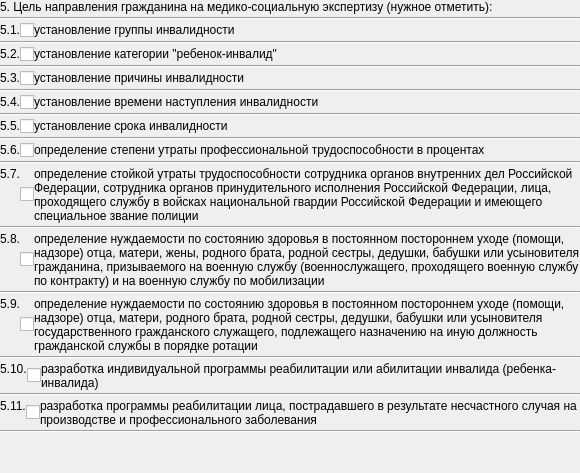
             <widget class="QFrame" name="frame1_2">
              <layout class="QGridLayout" name="gridLayout_19">
               <property name="horizontalSpacing">
                <number>1</number>
               </property>
               <property name="verticalSpacing">
                <number>3</number>
               </property>
               <property name="margin">
                <number>0</number>
               </property>
               <item row="25" column="0">
                <spacer name="verticalSpacer_5">
                 <property name="orientation">
                  <enum>Qt::Vertical</enum>
                 </property>
                 <property name="sizeHint" stdset="0">
                  <size>
                   <width>20</width>
                   <height>40</height>
                  </size>
                 </property>
                </spacer>
               </item>
               <item row="0" column="0" colspan="2">
                <widget class="QLabel" name="label_11">
                 <property name="sizePolicy">
                  <sizepolicy hsizetype="Preferred" vsizetype="Fixed">
                   <horstretch>0</horstretch>
                   <verstretch>0</verstretch>
                  </sizepolicy>
                 </property>
                 <property name="text">
                  <string>5. Цель направления гражданина на медико-социальную экспертизу (нужное отметить):</string>
                 </property>
                 <property name="alignment">
                  <set>Qt::AlignLeading|Qt::AlignLeft|Qt::AlignTop</set>
                 </property>
                </widget>
               </item>
               <item row="1" column="0" colspan="2">
                <widget class="Line" name="line_18">
                 <property name="orientation">
                  <enum>Qt::Horizontal</enum>
                 </property>
                </widget>
               </item>
               <item row="2" column="0" colspan="2">
                <layout class="QGridLayout" name="gridLayout_5">
                 <property name="verticalSpacing">
                  <number>0</number>
                 </property>
                 <item row="0" column="0">
                  <widget class="QLabel" name="label_12">
                   <property name="sizePolicy">
                    <sizepolicy hsizetype="Fixed" vsizetype="Preferred">
                     <horstretch>0</horstretch>
                     <verstretch>0</verstretch>
                    </sizepolicy>
                   </property>
                   <property name="text">
                    <string>5.1.</string>
                   </property>
                   <property name="alignment">
                    <set>Qt::AlignLeading|Qt::AlignLeft|Qt::AlignTop</set>
                   </property>
                  </widget>
                 </item>
                 <item row="0" column="1">
                  <widget class="QCheckBox" name="chkPurposeDirectionMSI51">
                   <property name="sizePolicy">
                    <sizepolicy hsizetype="Fixed" vsizetype="Fixed">
                     <horstretch>0</horstretch>
                     <verstretch>0</verstretch>
                    </sizepolicy>
                   </property>
                   <property name="text">
                    <string/>
                   </property>
                  </widget>
                 </item>
                 <item row="0" column="2">
                  <widget class="QLabel" name="lblPurposeDirectionMSI51">
                   <property name="text">
                    <string>установление группы инвалидности</string>
                   </property>
                   <property name="alignment">
                    <set>Qt::AlignLeading|Qt::AlignLeft|Qt::AlignTop</set>
                   </property>
                   <property name="wordWrap">
                    <bool>true</bool>
                   </property>
                  </widget>
                 </item>
                </layout>
               </item>
               <item row="3" column="0" colspan="2">
                <widget class="Line" name="line_7">
                 <property name="orientation">
                  <enum>Qt::Horizontal</enum>
                 </property>
                </widget>
               </item>
               <item row="13" column="0" colspan="2">
                <widget class="Line" name="line_12">
                 <property name="orientation">
                  <enum>Qt::Horizontal</enum>
                 </property>
                </widget>
               </item>
               <item row="6" column="0" colspan="2">
                <layout class="QGridLayout" name="gridLayout_6">
                 <property name="verticalSpacing">
                  <number>0</number>
                 </property>
                 <item row="0" column="0">
                  <widget class="QLabel" name="label_17">
                   <property name="sizePolicy">
                    <sizepolicy hsizetype="Fixed" vsizetype="Preferred">
                     <horstretch>0</horstretch>
                     <verstretch>0</verstretch>
                    </sizepolicy>
                   </property>
                   <property name="text">
                    <string>5.3.</string>
                   </property>
                   <property name="alignment">
                    <set>Qt::AlignLeading|Qt::AlignLeft|Qt::AlignTop</set>
                   </property>
                  </widget>
                 </item>
                 <item row="0" column="1">
                  <widget class="QCheckBox" name="chkPurposeDirectionMSI53">
                   <property name="sizePolicy">
                    <sizepolicy hsizetype="Fixed" vsizetype="Fixed">
                     <horstretch>0</horstretch>
                     <verstretch>0</verstretch>
                    </sizepolicy>
                   </property>
                   <property name="text">
                    <string/>
                   </property>
                  </widget>
                 </item>
                 <item row="0" column="2">
                  <widget class="QLabel" name="lblPurposeDirectionMSI53">
                   <property name="text">
                    <string>установление причины инвалидности</string>
                   </property>
                   <property name="alignment">
                    <set>Qt::AlignLeading|Qt::AlignLeft|Qt::AlignTop</set>
                   </property>
                   <property name="wordWrap">
                    <bool>true</bool>
                   </property>
                  </widget>
                 </item>
                </layout>
               </item>
               <item row="4" column="0" colspan="2">
                <layout class="QGridLayout" name="gridLayout_7">
                 <property name="verticalSpacing">
                  <number>0</number>
                 </property>
                 <item row="0" column="0">
                  <widget class="QLabel" name="label_15">
                   <property name="sizePolicy">
                    <sizepolicy hsizetype="Fixed" vsizetype="Preferred">
                     <horstretch>0</horstretch>
                     <verstretch>0</verstretch>
                    </sizepolicy>
                   </property>
                   <property name="text">
                    <string>5.2.</string>
                   </property>
                   <property name="alignment">
                    <set>Qt::AlignLeading|Qt::AlignLeft|Qt::AlignTop</set>
                   </property>
                  </widget>
                 </item>
                 <item row="0" column="1">
                  <widget class="QCheckBox" name="chkPurposeDirectionMSI52">
                   <property name="sizePolicy">
                    <sizepolicy hsizetype="Fixed" vsizetype="Fixed">
                     <horstretch>0</horstretch>
                     <verstretch>0</verstretch>
                    </sizepolicy>
                   </property>
                   <property name="text">
                    <string/>
                   </property>
                  </widget>
                 </item>
                 <item row="0" column="2">
                  <widget class="QLabel" name="lblPurposeDirectionMSI52">
                   <property name="text">
                    <string>установление категории &quot;ребенок-инвалид&quot;</string>
                   </property>
                   <property name="alignment">
                    <set>Qt::AlignLeading|Qt::AlignLeft|Qt::AlignTop</set>
                   </property>
                   <property name="wordWrap">
                    <bool>true</bool>
                   </property>
                  </widget>
                 </item>
                </layout>
               </item>
               <item row="21" column="0" colspan="2">
                <widget class="Line" name="line_19">
                 <property name="orientation">
                  <enum>Qt::Horizontal</enum>
                 </property>
                </widget>
               </item>
               <item row="18" column="0" colspan="2">
                <layout class="QGridLayout" name="gridLayout_12">
                 <property name="verticalSpacing">
                  <number>0</number>
                 </property>
                 <item row="0" column="0">
                  <widget class="QLabel" name="label_29">
                   <property name="sizePolicy">
                    <sizepolicy hsizetype="Fixed" vsizetype="Preferred">
                     <horstretch>0</horstretch>
                     <verstretch>0</verstretch>
                    </sizepolicy>
                   </property>
                   <property name="text">
                    <string>5.9.</string>
                   </property>
                   <property name="alignment">
                    <set>Qt::AlignLeading|Qt::AlignLeft|Qt::AlignTop</set>
                   </property>
                  </widget>
                 </item>
                 <item row="0" column="1">
                  <widget class="QCheckBox" name="chkPurposeDirectionMSI59">
                   <property name="sizePolicy">
                    <sizepolicy hsizetype="Fixed" vsizetype="Fixed">
                     <horstretch>0</horstretch>
                     <verstretch>0</verstretch>
                    </sizepolicy>
                   </property>
                   <property name="text">
                    <string/>
                   </property>
                  </widget>
                 </item>
                 <item row="0" column="2">
                  <widget class="QLabel" name="lblPurposeDirectionMSI59">
                   <property name="text">
                    <string>определение нуждаемости по состоянию здоровья в постоянном постороннем уходе (помощи, надзоре) отца, матери, родного брата, родной сестры, дедушки, бабушки или усыновителя государственного гражданского служащего, подлежащего назначению на иную должность гражданской службы в порядке ротации</string>
                   </property>
                   <property name="alignment">
                    <set>Qt::AlignLeading|Qt::AlignLeft|Qt::AlignTop</set>
                   </property>
                   <property name="wordWrap">
                    <bool>true</bool>
                   </property>
                  </widget>
                 </item>
                </layout>
               </item>
               <item row="11" column="0" colspan="2">
                <widget class="Line" name="line_11">
                 <property name="orientation">
                  <enum>Qt::Horizontal</enum>
                 </property>
                </widget>
               </item>
               <item row="9" column="0" colspan="2">
                <widget class="Line" name="line_10">
                 <property name="orientation">
                  <enum>Qt::Horizontal</enum>
                 </property>
                </widget>
               </item>
               <item row="15" column="0" colspan="2">
                <widget class="Line" name="line_13">
                 <property name="orientation">
                  <enum>Qt::Horizontal</enum>
                 </property>
                </widget>
               </item>
               <item row="22" column="0" colspan="2">
                <layout class="QGridLayout" name="gridLayout_14">
                 <property name="verticalSpacing">
                  <number>0</number>
                 </property>
                 <item row="0" column="0">
                  <widget class="QLabel" name="label_31">
                   <property name="sizePolicy">
                    <sizepolicy hsizetype="Fixed" vsizetype="Preferred">
                     <horstretch>0</horstretch>
                     <verstretch>0</verstretch>
                    </sizepolicy>
                   </property>
                   <property name="text">
                    <string>5.11.</string>
                   </property>
                   <property name="alignment">
                    <set>Qt::AlignLeading|Qt::AlignLeft|Qt::AlignTop</set>
                   </property>
                  </widget>
                 </item>
                 <item row="0" column="1">
                  <widget class="QCheckBox" name="chkPurposeDirectionMSI511">
                   <property name="sizePolicy">
                    <sizepolicy hsizetype="Fixed" vsizetype="Fixed">
                     <horstretch>0</horstretch>
                     <verstretch>0</verstretch>
                    </sizepolicy>
                   </property>
                   <property name="text">
                    <string/>
                   </property>
                  </widget>
                 </item>
                 <item row="0" column="2">
                  <widget class="QLabel" name="lblPurposeDirectionMSI511">
                   <property name="text">
                    <string>разработка программы реабилитации лица, пострадавшего в результате несчастного случая на производстве и профессионального заболевания</string>
                   </property>
                   <property name="alignment">
                    <set>Qt::AlignLeading|Qt::AlignLeft|Qt::AlignTop</set>
                   </property>
                   <property name="wordWrap">
                    <bool>true</bool>
                   </property>
                  </widget>
                 </item>
                </layout>
               </item>
               <item row="5" column="0" colspan="2">
                <widget class="Line" name="line_8">
                 <property name="orientation">
                  <enum>Qt::Horizontal</enum>
                 </property>
                </widget>
               </item>
               <item row="8" column="0" colspan="2">
                <layout class="QGridLayout" name="gridLayout_8">
                 <property name="verticalSpacing">
                  <number>0</number>
                 </property>
                 <item row="0" column="0">
                  <widget class="QLabel" name="label_19">
                   <property name="sizePolicy">
                    <sizepolicy hsizetype="Fixed" vsizetype="Preferred">
                     <horstretch>0</horstretch>
                     <verstretch>0</verstretch>
                    </sizepolicy>
                   </property>
                   <property name="text">
                    <string>5.4.</string>
                   </property>
                   <property name="alignment">
                    <set>Qt::AlignLeading|Qt::AlignLeft|Qt::AlignTop</set>
                   </property>
                  </widget>
                 </item>
                 <item row="0" column="1">
                  <widget class="QCheckBox" name="chkPurposeDirectionMSI54">
                   <property name="sizePolicy">
                    <sizepolicy hsizetype="Fixed" vsizetype="Fixed">
                     <horstretch>0</horstretch>
                     <verstretch>0</verstretch>
                    </sizepolicy>
                   </property>
                   <property name="text">
                    <string/>
                   </property>
                  </widget>
                 </item>
                 <item row="0" column="2">
                  <widget class="QLabel" name="lblPurposeDirectionMSI54">
                   <property name="text">
                    <string>установление времени наступления инвалидности</string>
                   </property>
                   <property name="alignment">
                    <set>Qt::AlignLeading|Qt::AlignLeft|Qt::AlignTop</set>
                   </property>
                   <property name="wordWrap">
                    <bool>true</bool>
                   </property>
                  </widget>
                 </item>
                </layout>
               </item>
               <item row="14" column="0" colspan="2">
                <layout class="QGridLayout" name="gridLayout_10">
                 <property name="verticalSpacing">
                  <number>0</number>
                 </property>
                 <item row="0" column="0">
                  <widget class="QLabel" name="label_25">
                   <property name="sizePolicy">
                    <sizepolicy hsizetype="Fixed" vsizetype="Preferred">
                     <horstretch>0</horstretch>
                     <verstretch>0</verstretch>
                    </sizepolicy>
                   </property>
                   <property name="text">
                    <string>5.7.</string>
                   </property>
                   <property name="alignment">
                    <set>Qt::AlignLeading|Qt::AlignLeft|Qt::AlignTop</set>
                   </property>
                  </widget>
                 </item>
                 <item row="0" column="1">
                  <widget class="QCheckBox" name="chkPurposeDirectionMSI57">
                   <property name="sizePolicy">
                    <sizepolicy hsizetype="Fixed" vsizetype="Fixed">
                     <horstretch>0</horstretch>
                     <verstretch>0</verstretch>
                    </sizepolicy>
                   </property>
                  </widget>
                 </item>
                 <item row="0" column="2">
                  <widget class="QLabel" name="lblPurposeDirectionMSI57">
                   <property name="text">
                    <string>&lt;html&gt;&lt;head/&gt;&lt;body&gt;&lt;p&gt;определение стойкой утраты трудоспособности сотрудника органов внутренних дел Российской Федерации, сотрудника органов принудительного исполнения Российской Федерации, лица, проходящего службу в войсках национальной гвардии Российской Федерации и имеющего специальное звание полиции&lt;/p&gt;&lt;/body&gt;&lt;/html&gt;</string>
                   </property>
                   <property name="alignment">
                    <set>Qt::AlignLeading|Qt::AlignLeft|Qt::AlignTop</set>
                   </property>
                   <property name="wordWrap">
                    <bool>true</bool>
                   </property>
                  </widget>
                 </item>
                </layout>
               </item>
               <item row="10" column="0" colspan="2">
                <layout class="QGridLayout" name="gridLayout_9">
                 <property name="verticalSpacing">
                  <number>0</number>
                 </property>
                 <item row="0" column="0">
                  <widget class="QLabel" name="label_21">
                   <property name="sizePolicy">
                    <sizepolicy hsizetype="Fixed" vsizetype="Preferred">
                     <horstretch>0</horstretch>
                     <verstretch>0</verstretch>
                    </sizepolicy>
                   </property>
                   <property name="text">
                    <string>5.5.</string>
                   </property>
                   <property name="alignment">
                    <set>Qt::AlignLeading|Qt::AlignLeft|Qt::AlignTop</set>
                   </property>
                  </widget>
                 </item>
                 <item row="0" column="1">
                  <widget class="QCheckBox" name="chkPurposeDirectionMSI55">
                   <property name="sizePolicy">
                    <sizepolicy hsizetype="Fixed" vsizetype="Fixed">
                     <horstretch>0</horstretch>
                     <verstretch>0</verstretch>
                    </sizepolicy>
                   </property>
                   <property name="text">
                    <string/>
                   </property>
                  </widget>
                 </item>
                 <item row="0" column="2">
                  <widget class="QLabel" name="lblPurposeDirectionMSI55">
                   <property name="text">
                    <string>установление срока инвалидности</string>
                   </property>
                   <property name="alignment">
                    <set>Qt::AlignLeading|Qt::AlignLeft|Qt::AlignTop</set>
                   </property>
                   <property name="wordWrap">
                    <bool>true</bool>
                   </property>
                  </widget>
                 </item>
                </layout>
               </item>
               <item row="12" column="0" colspan="2">
                <layout class="QGridLayout" name="gridLayout_11">
                 <property name="verticalSpacing">
                  <number>0</number>
                 </property>
                 <item row="0" column="0">
                  <widget class="QLabel" name="label_23">
                   <property name="sizePolicy">
                    <sizepolicy hsizetype="Fixed" vsizetype="Preferred">
                     <horstretch>0</horstretch>
                     <verstretch>0</verstretch>
                    </sizepolicy>
                   </property>
                   <property name="text">
                    <string>5.6.</string>
                   </property>
                   <property name="alignment">
                    <set>Qt::AlignLeading|Qt::AlignLeft|Qt::AlignTop</set>
                   </property>
                  </widget>
                 </item>
                 <item row="0" column="1">
                  <widget class="QCheckBox" name="chkPurposeDirectionMSI56">
                   <property name="sizePolicy">
                    <sizepolicy hsizetype="Fixed" vsizetype="Fixed">
                     <horstretch>0</horstretch>
                     <verstretch>0</verstretch>
                    </sizepolicy>
                   </property>
                   <property name="text">
                    <string/>
                   </property>
                  </widget>
                 </item>
                 <item row="0" column="2">
                  <widget class="QLabel" name="lblPurposeDirectionMSI56">
                   <property name="text">
                    <string>определение степени утраты профессиональной трудоспособности в процентах</string>
                   </property>
                   <property name="alignment">
                    <set>Qt::AlignLeading|Qt::AlignLeft|Qt::AlignTop</set>
                   </property>
                   <property name="wordWrap">
                    <bool>true</bool>
                   </property>
                  </widget>
                 </item>
                </layout>
               </item>
               <item row="17" column="0" colspan="2">
                <widget class="Line" name="line_14">
                 <property name="orientation">
                  <enum>Qt::Horizontal</enum>
                 </property>
                </widget>
               </item>
               <item row="19" column="0" colspan="2">
                <widget class="Line" name="line_15">
                 <property name="orientation">
                  <enum>Qt::Horizontal</enum>
                 </property>
                </widget>
               </item>
               <item row="20" column="0" colspan="2">
                <layout class="QGridLayout" name="gridLayout_13">
                 <property name="verticalSpacing">
                  <number>0</number>
                 </property>
                 <item row="0" column="0">
                  <widget class="QLabel" name="label_33">
                   <property name="sizePolicy">
                    <sizepolicy hsizetype="Fixed" vsizetype="Preferred">
                     <horstretch>0</horstretch>
                     <verstretch>0</verstretch>
                    </sizepolicy>
                   </property>
                   <property name="text">
                    <string>5.10.</string>
                   </property>
                   <property name="alignment">
                    <set>Qt::AlignLeading|Qt::AlignLeft|Qt::AlignTop</set>
                   </property>
                  </widget>
                 </item>
                 <item row="0" column="1">
                  <widget class="QCheckBox" name="chkPurposeDirectionMSI510">
                   <property name="sizePolicy">
                    <sizepolicy hsizetype="Fixed" vsizetype="Fixed">
                     <horstretch>0</horstretch>
                     <verstretch>0</verstretch>
                    </sizepolicy>
                   </property>
                   <property name="text">
                    <string/>
                   </property>
                  </widget>
                 </item>
                 <item row="0" column="2">
                  <widget class="QLabel" name="lblPurposeDirectionMSI510">
                   <property name="text">
                    <string>разработка индивидуальной программы реабилитации или абилитации инвалида (ребенка-инвалида)</string>
                   </property>
                   <property name="alignment">
                    <set>Qt::AlignLeading|Qt::AlignLeft|Qt::AlignTop</set>
                   </property>
                   <property name="wordWrap">
                    <bool>true</bool>
                   </property>
                  </widget>
                 </item>
                </layout>
               </item>
               <item row="16" column="0" colspan="2">
                <layout class="QGridLayout" name="gridLayout_15">
                 <property name="verticalSpacing">
                  <number>0</number>
                 </property>
                 <item row="0" column="0">
                  <widget class="QLabel" name="label_27">
                   <property name="sizePolicy">
                    <sizepolicy hsizetype="Fixed" vsizetype="Preferred">
                     <horstretch>0</horstretch>
                     <verstretch>0</verstretch>
                    </sizepolicy>
                   </property>
                   <property name="text">
                    <string>5.8.</string>
                   </property>
                   <property name="alignment">
                    <set>Qt::AlignLeading|Qt::AlignLeft|Qt::AlignTop</set>
                   </property>
                  </widget>
                 </item>
                 <item row="0" column="1">
                  <widget class="QCheckBox" name="chkPurposeDirectionMSI58">
                   <property name="sizePolicy">
                    <sizepolicy hsizetype="Fixed" vsizetype="Fixed">
                     <horstretch>0</horstretch>
                     <verstretch>0</verstretch>
                    </sizepolicy>
                   </property>
                   <property name="text">
                    <string/>
                   </property>
                  </widget>
                 </item>
                 <item row="0" column="2">
                  <widget class="QLabel" name="lblPurposeDirectionMSI58">
                   <property name="text">
                    <string>определение нуждаемости по состоянию здоровья в постоянном постороннем уходе (помощи, надзоре) отца, матери, жены, родного брата, родной сестры, дедушки, бабушки или усыновителя гражданина, призываемого на военную службу (военнослужащего, проходящего военную службу по контракту) и на военную службу по мобилизации</string>
                   </property>
                   <property name="alignment">
                    <set>Qt::AlignLeading|Qt::AlignLeft|Qt::AlignTop</set>
                   </property>
                   <property name="wordWrap">
                    <bool>true</bool>
                   </property>
                  </widget>
                 </item>
                </layout>
               </item>
               <item row="7" column="0" colspan="2">
                <widget class="Line" name="line_9">
                 <property name="orientation">
                  <enum>Qt::Horizontal</enum>
                 </property>
                </widget>
               </item>
               <item row="23" column="0" colspan="2">
                <widget class="Line" name="line_17">
                 <property name="orientation">
                  <enum>Qt::Horizontal</enum>
                 </property>
                </widget>
               </item>
              </layout>
              <zorder>line_9</zorder>
              <zorder>label_11</zorder>
              <zorder>line_7</zorder>
              <zorder>line_12</zorder>
              <zorder>line_8</zorder>
              <zorder>line_13</zorder>
              <zorder>line_11</zorder>
              <zorder>line_14</zorder>
              <zorder>line_15</zorder>
              <zorder>line_10</zorder>
              <zorder>line_19</zorder>
              <zorder>line_18</zorder>
              <zorder>verticalSpacer_5</zorder>
              <zorder>line_17</zorder>
             </widget>
